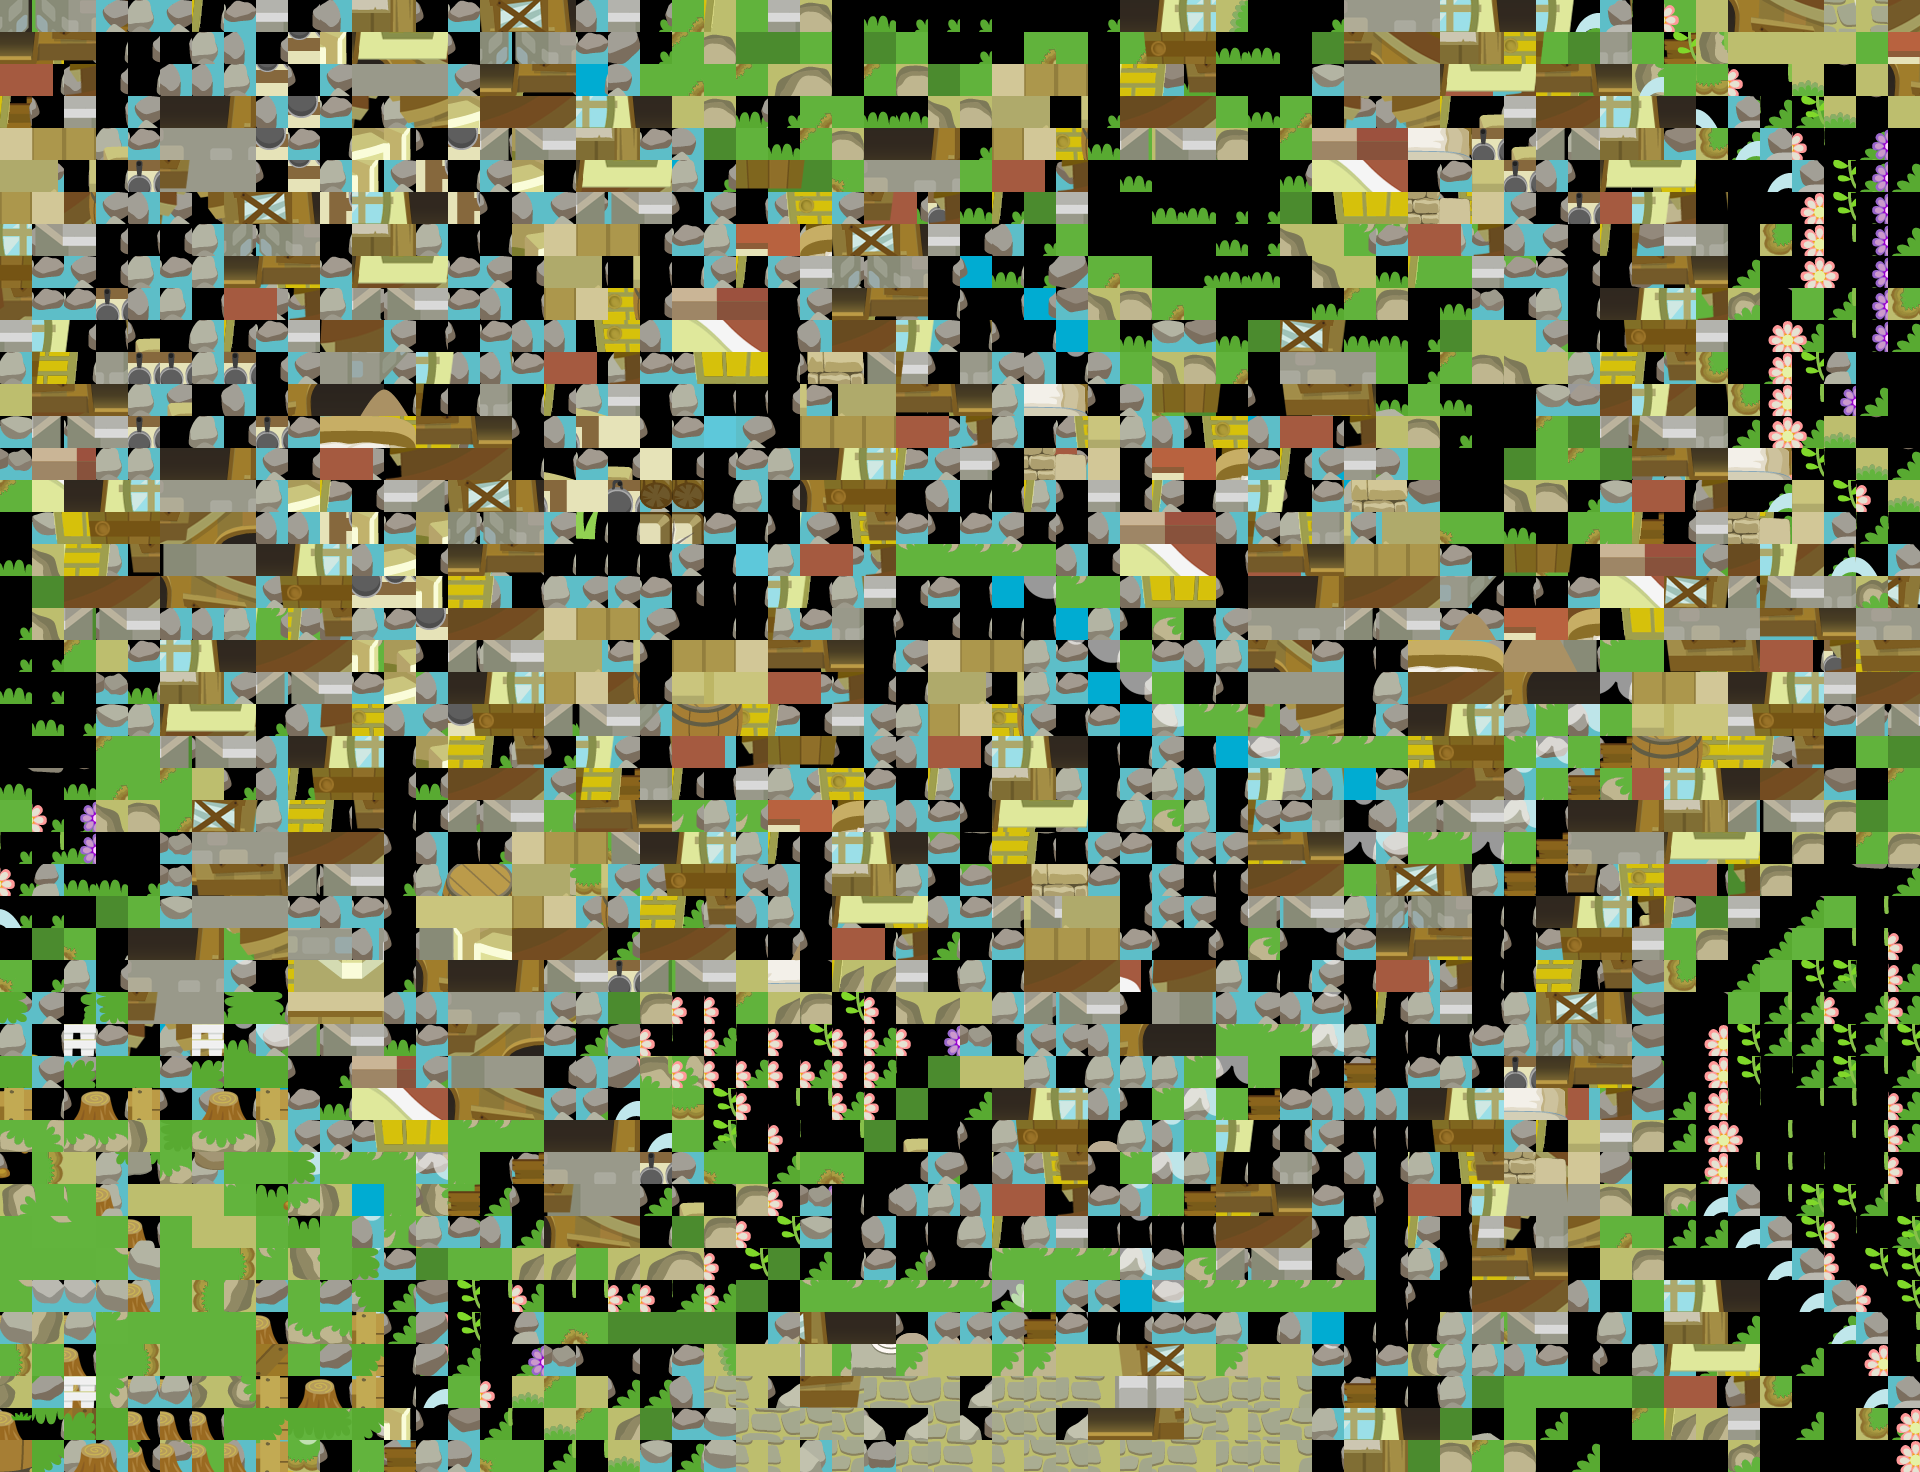

This game map was drawn from its Tiled (.tmx) file and the tilesets committed beside it. A one-line description and the trimmed map source follow:
An orthogonal 60x46 tile map with 32x32 px tiles, 12 tile layers (1 shore (берег), 1 Water (очевидно), 1 Water objects (лёд, дрань, мразь), 1 Base (земля), ...) and 135 objects.

<map version="1.0" orientation="orthogonal" width="60" height="46" tilewidth="32" tileheight="32">
 <tileset firstgid="1" name="tileset" tilewidth="32" tileheight="32">
  <image source="tileset.png" width="1088" height="1888" />
 </tileset>
 <layer name="1 shore (берег)" width="60" height="46">
  <data>[2760 cells, 1549 non-empty, 30 distinct tile ids]</data>
 </layer>
 <layer name="1 Water (очевидно)" width="60" height="46">
  <data>[2760 cells, 322 non-empty, 16 distinct tile ids]</data>
 </layer>
 <layer name="1 Water objects (лёд, дрань, мразь)" width="60" height="46">
  <data>[2760 cells, 0 non-empty, 0 distinct tile ids]</data>
 </layer>
 <layer name="1 Base (земля)" width="60" height="46">
  <data>[2760 cells, 2308 non-empty, 54 distinct tile ids]</data>
 </layer>
 <layer name="1 Land objects (дороги\трава)" width="60" height="46">
  <data>[2760 cells, 316 non-empty, 38 distinct tile ids]</data>
 </layer>
 <layer name="1 More land objexts (переходы из дорого в дороги)" width="60" height="46">
  <data>[2760 cells, 0 non-empty, 0 distinct tile ids]</data>
 </layer>
 <objectgroup name="objects" width="60" height="46">
  <object x="47" y="92" />
  <object x="210" y="190" />
  <object x="112" y="156" />
  <object x="48" y="222" />
  <object x="402" y="88" />
  <object x="529" y="123" />
  <object x="622" y="185" />
  <object x="783" y="249" />
  <object x="912" y="215" />
  <object x="1039" y="183" />
  <object x="1168" y="122" />
  <object x="1360" y="184" />
  <object x="1392" y="90" />
  <object x="1489" y="91" />
  <object x="1456" y="248" />
  <object x="1488" y="120" />
  <object x="1521" y="154" />
  <object x="1584" y="119" />
  <object x="402" y="282" />
  <object x="271" y="314" />
  <object x="147" y="344" />
  <object x="178" y="409" />
  <object x="83" y="410" />
  <object x="79" y="505" />
  <object x="338" y="378" />
  <object x="370" y="475" />
  <object x="464" y="474" />
  <object x="593" y="379" />
  <object x="721" y="347" />
  <object x="881" y="347" />
  <object x="913" y="345" />
  <object x="944" y="442" />
  <object x="656" y="455" />
  <object x="622" y="437" />
  <object x="606" y="424" />
  <object x="627" y="415" />
  <object x="572" y="491" />
  <object x="595" y="474" />
  <object x="591" y="502" />
  <object x="625" y="487" />
  <object x="775" y="973" width="1" />
  <object x="780" y="973" />
  <object x="792" y="974" />
  <object x="777" y="985" />
  <object x="790" y="984" />
  <object x="209" y="571" />
  <object x="110" y="602" />
  <object x="688" y="955" />
  <object x="559" y="956" width="1" />
  <object x="624" y="828" />
  <object x="562" y="956" />
  <object x="464" y="954" />
  <object x="337" y="857" />
  <object x="495" y="793" />
  <object x="209" y="732" />
  <object x="305" y="666" />
  <object x="1072" y="474" />
  <object x="1168" y="568" />
  <object x="1196" y="474" />
  <object x="1331" y="442" />
  <object x="1648" y="219" />
  <object x="1680" y="314" />
  <object x="1647" y="411" />
  <object x="1682" y="505" />
  <object x="1649" y="603" />
  <object x="1776" y="569" />
  <object x="1554" y="665" />
  <object x="1458" y="695" />
  <object x="1397" y="600" />
  <object x="1357" y="600" />
  <object x="1297" y="699" />
  <object x="1809" y="667" />
  <object x="1712" y="699" />
  <object x="1682" y="794" />
  <object x="1776" y="794" />
  <object x="1714" y="888" />
  <object x="1905" y="698" />
  <object x="1615" y="923" />
  <object x="1423" y="985" />
  <object x="1586" y="1030" />
  <object x="1586" y="1113" />
  <object x="1168" y="1015" />
  <object x="1297" y="886" />
  <object x="1073" y="984" />
  <object x="1039" y="886" />
  <object x="880" y="952" />
  <object x="977" y="759" />
  <object x="816" y="827" />
  <object x="817" y="692" />
  <object x="720" y="757" />
  <object x="592" y="694" height="1" />
  <object x="497" y="630" />
  <object x="849" y="565" />
  <object x="849" y="476" />
  <object x="336" y="764" />
  <object x="239" y="921" />
  <object x="175" y="1020" />
  <object x="335" y="1020" />
  <object x="402" y="1113" />
  <object x="498" y="1083" />
  <object x="594" y="1212" />
  <object x="690" y="1206" />
  <object x="912" y="1145" />
  <object x="1040" y="1207" />
  <object x="1264" y="1242" />
  <object x="1456" y="1209" />
  <object x="1553" y="1206" />
  <object x="1520" y="1303" />
  <object x="1648" y="922" />
  <object x="1714" y="1401" />
  <object x="174" y="367" />
  <object x="239" y="367" />
  <object x="143" y="367" />
  <object x="111" y="304" />
  <object x="144" y="175" />
  <object x="143" y="431" />
  <object x="273" y="430" />
  <object x="240" y="466" />
  <object x="1586" y="211" />
  <object x="1520" y="174" />
  <object x="1522" y="112" />
  <object x="1489" y="146" />
  <object x="1420" y="76" />
  <object x="1423" y="241" />
  <object x="1328" y="563" />
  <object x="1360" y="563" />
  <object x="1615" y="400" />
  <object x="1843" y="654" />
  <object x="1520" y="1073" />
  <object x="1423" y="1199" />
  <object x="655" y="1167" />
  <object x="625" y="976" />
  <object x="592" y="943" />
  <object x="911" y="344" />
  <object x="944" y="212" />
 </objectgroup>
 <layer name="2 Land objects (камни, стога, кусты, вещи, мосты)" width="60" height="46">
  <data>[2760 cells, 83 non-empty, 34 distinct tile ids]</data>
 </layer>
 <layer name="3 Base walls (стволы, горы, стены)" width="60" height="46">
  <data>[2760 cells, 942 non-empty, 69 distinct tile ids]</data>
 </layer>
 <layer name="3+ доп деревья" width="60" height="46">
  <data>[2760 cells, 0 non-empty, 0 distinct tile ids]</data>
 </layer>
 <layer name="3 End walls (кроны, плато, края стен)" width="60" height="46">
  <data>[2760 cells, 850 non-empty, 149 distinct tile ids]</data>
 </layer>
 <layer name="4 вещи на плато" width="60" height="46">
  <data>[2760 cells, 99 non-empty, 43 distinct tile ids]</data>
 </layer>
 <layer name="4 Дома и лепнина" width="60" height="46">
  <data>[2760 cells, 0 non-empty, 0 distinct tile ids]</data>
 </layer>
</map>